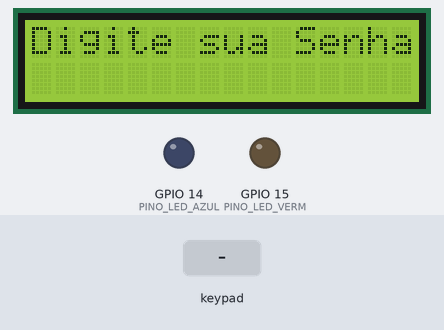
Recording of a sketch running on a simulated ESP32. Shown: 16×2 character LCD, output pins drawn as LEDs (lit = HIGH). Dashed ring = blinking. Inputs (shaded band) come from the test bench. WiFi joins after 1.5 s; servers stay silent unless stated; web services answer with replies made up by the test bench; what the sketch prints to the serial monitor is not drawn.

Above: at 5.8 s.
5.9 s: keypad keys 1 2 3 4 5 6 7 8 # pressed 0.4 s apart
At 9.36 s:
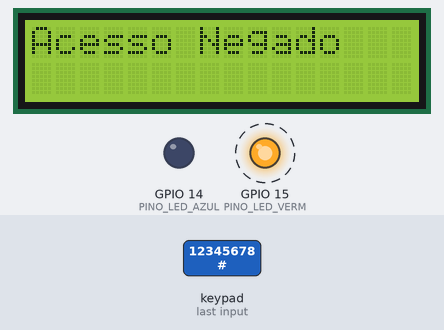
11.0 s: key '*' pressed
At 11.8 s:
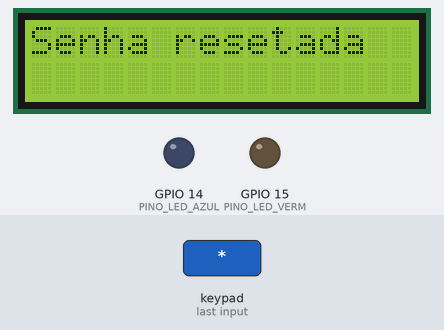
13.5 s: keypad keys 1 2 3 4 # pressed 0.4 s apart
At 16.5 s:
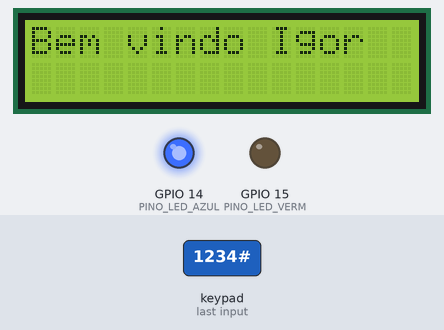
17.0 s: keypad keys 1 2 3 4 5 6 7 8 A pressed 0.4 s apart
At 22.6 s:
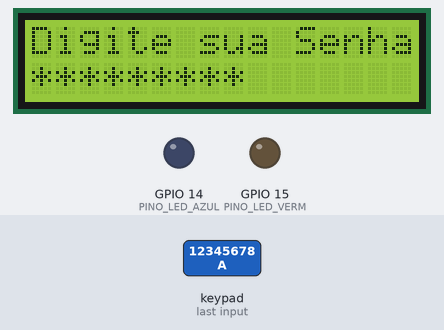
23.4 s: key 'B' pressed
At 23.7 s:
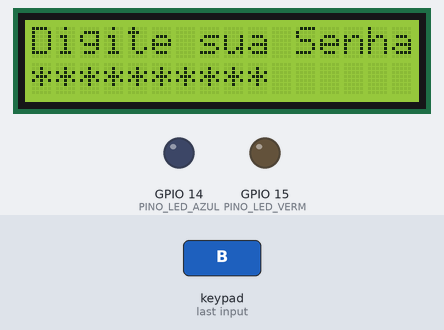
24.9 s: keypad keys 1 2 3 4 5 6 7 8 D pressed 0.4 s apart
At 27.4 s:
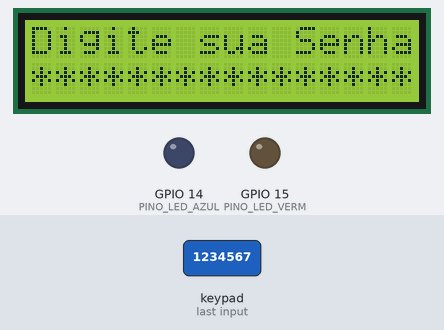
Timing chart, 0 to 28.9 s (numbered marks = the images above; inputs shaded):
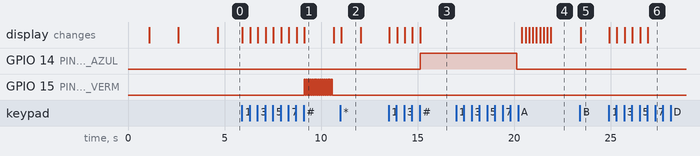

Measured:
- after the input at 5.9 s, GPIO 15 (PINO_LED_VERM): alternates HIGH for 0.05 s and LOW for 0.05 s, 30 changes in all, then stays LOW, starting after 3.2 s; the display: first changes at once (image 1 shows a later state)
- after the input at 11.0 s, the display: changes after 0.05 s (image 2)
- after the input at 13.5 s, GPIO 14 (PINO_LED_AZUL): LOW → HIGH after 1.6 s; the display: first changes at once (image 3 shows a later state)
- after the input at 17.0 s, the display: first changes after 3.4 s (image 4 shows a later state)
- after the input at 23.4 s, the display: changes at once (image 5)
- after the input at 24.9 s, the display: first changes at once (image 6 shows a later state)
- what the display in image 2 shows lasts 1.0 s, from 11.0 s to 12.0 s

The sketch:

projeto2_.ino
```cpp
#include <Keypad.h>
#include <Password.h>
#include <LiquidCrystal_PCF8574.h>
#include <WiFi.h>
#include <Wire.h>
#include <HTTPClient.h>

// Configuração do WiFi
const char* ssid = "projeto";
const char* password = "12345678";

WiFiClient client;
LiquidCrystal_PCF8574 lcd(0x3F);

// Configuração das Senhas e URLs dos Usuários
struct Usuario {
  String nome;
  Password senha;
  const char* url;
};

Usuario usuarios[] = {
  {"Igor", Password("1234"), "https://api.thingspeak.com/update?api_key=0PE67D6HAFFP0SW9&field1=1234"},
  {"Joao", Password("5678"), "https://api.thingspeak.com/update?api_key=0PE67D6HAFFP0SW9&field1=5678"},
  {"Carlos", Password("4321"), "https://api.thingspeak.com/update?api_key=0PE67D6HAFFP0SW9&field1=4321"},
  {"Jorge", Password("8765"), "https://api.thingspeak.com/update?api_key=0PE67D6HAFFP0SW9&field1=8765"}
};

constexpr int PINO_LED_VERM = 15;
constexpr int PINO_LED_AZUL = 14;

// Configuração do Teclado
constexpr uint8_t COLUNAS = 4;
constexpr uint8_t LINHAS = 4;
char teclasMatriz[LINHAS][COLUNAS] = {
  {'1', '2', '3', 'A'},
  {'4', '5', '6', 'B'},
  {'7', '8', '9', 'C'},
  {'*', '0', '#', 'D'}
};

uint8_t pinosLinhas[LINHAS] = {4, 27, 26, 25};
uint8_t pinosColunas[COLUNAS] = {33, 32, 13, 12};
Keypad teclado = Keypad(makeKeymap(teclasMatriz), pinosLinhas, pinosColunas, LINHAS, COLUNAS);

int cursorPos = 0;

void apagarLEDs() {
  digitalWrite(PINO_LED_VERM, LOW);
  digitalWrite(PINO_LED_AZUL, LOW);
}

void piscarLED(int pino, int vezes, int intervalo) {
  for (int i = 0; i < vezes; i++) {
    digitalWrite(pino, HIGH);
    delay(intervalo);
    digitalWrite(pino, LOW);
    delay(intervalo);
  }
}

void setup() {
  Serial.begin(9600);
  lcd.begin(16,2);
  lcd.setBacklight(255);
  pinMode(PINO_LED_VERM, OUTPUT);
  pinMode(PINO_LED_AZUL, OUTPUT);
  apagarLEDs();
  initWifi();
  Serial.println("Digite a senha:");
}

void loop() {
  char tecla = teclado.getKey();
  lcd.home();
  lcd.print("Digite sua Senha:");

  if (tecla) {
    Serial.print("Tecla pressionada: ");
    Serial.println(tecla);

    if (tecla == '#') {  // '#' confirma a senha
      verificaSenha();
      cursorPos = 0;
      resetarSenhas();
      lcd.clear();
      Serial.println("Digite a senha:");
    } else if (tecla == '*') {  // '*' para resetar a senha atual
      resetarSenhas();
      lcd.clear();
      lcd.print("Senha resetada");
      cursorPos = 0;
      Serial.println("Senha resetada. Digite novamente:");
      delay(1000);
      lcd.clear();
    } else {
      // Adiciona o caractere pressionado às senhas
      for (auto& usuario : usuarios) {
        usuario.senha.append(tecla);
      }
      lcd.setCursor(cursorPos, 1);
      lcd.print("*");
      cursorPos++;
    }
  }
}

void verificaSenha() {
  for (auto& usuario : usuarios) {
    if (usuario.senha.evaluate()) {
      Serial.println("Acesso liberado para " + usuario.nome);
      lcd.clear();
      lcd.print("Bem vindo " + usuario.nome);
      AcenderLED();
      apagarLEDs();
      sendRequest(usuario.url);
      return;
    }
  }

  // Senha incorreta
  Serial.println("Senha incorreta!");
  lcd.clear();
  lcd.print("Acesso Negado");
  piscarLED(PINO_LED_VERM, 15, 50);
  apagarLEDs();
}

void resetarSenhas() {
  for (auto& usuario : usuarios) {
    usuario.senha.reset();
  }
}

void AcenderLED() {
  digitalWrite(PINO_LED_AZUL, HIGH);
  delay(5000);
}

void initWifi() {
  WiFi.disconnect(true);
  delay(1000);

  lcd.clear();
  lcd.print("Conectando-se ");
  lcd.setCursor(0,1);
  lcd.print("ao Wi-Fi:");
  Serial.print("Conectando-se ao Wi-Fi: ");
  Serial.println(ssid);

  WiFi.begin(ssid, password);

  int tentativa = 0;
  while (WiFi.status() != WL_CONNECTED && tentativa < 20) {
    delay(500);
    Serial.print(".");
    tentativa++;
  }

  if (WiFi.status() == WL_CONNECTED) {
    Serial.println("\nConectado com sucesso!");
    lcd.clear();
    lcd.print("Conectado!");
    lcd.setCursor(0, 1);
    lcd.print(WiFi.localIP());
    delay(2000);
    lcd.clear();
    digitalWrite(2,HIGH);
  } else {
    lcd.clear();
    lcd.print("Falha");
    Serial.println("\nFalha ao conectar ao Wi-Fi.");
  }
}

void sendRequest(const char* url) {
  HTTPClient http;
  http.begin(url);
  int httpResponseCode = http.GET();

  if (httpResponseCode > 0) {
    Serial.print("Código de resposta: ");
    Serial.println(httpResponseCode);
  } else {
    Serial.print("Erro na requisição: ");
    Serial.println(http.errorToString(httpResponseCode).c_str());
  }
  http.end();
}
```
